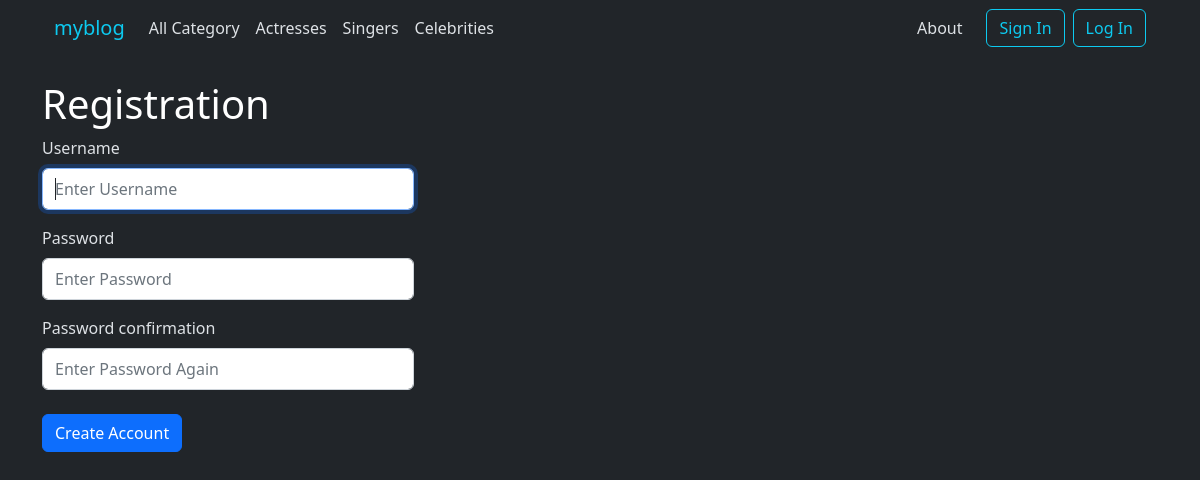
Screenshot of /register/ with the database file from the repository.
### women/models.py (models this page shows, shortened)
class Category(models.Model):
    name = models.CharField(max_length=100, db_index=True)
    slug = models.SlugField(max_length=255, unique=True, db_index=True)
    def get_absolute_url(self):
        return reverse('cat', kwargs={'cat_slug': self.slug})
    class Meta:
        ordering = ['id']

### women/views.py (the view, shortened to what this page needs)
# urls.py: path('register/', RegisterUser.as_view(), name='register'),
class RegisterUser(DataMixin, CreateView):
    form_class = RegisterUserForm
    template_name = 'women/register.html'
    success_url = reverse_lazy('login')
    def get_context_data(self, **kwargs):
        context = super().get_context_data(**kwargs)
        context['cats'] = cats
        c_def = self.get_user_context(title='Registration')
        return dict(list(context.items()) + list(c_def.items()))

### women/forms.py
class RegisterUserForm(UserCreationForm):
    username = forms.CharField(widget=forms.TextInput(attrs={
        'class': 'form-control py-2',
        'placeholder': 'Enter Username'
    }))
    password1 = forms.CharField(label=("Password"), widget=forms.PasswordInput(attrs={
        'class': 'form-control py-2',
        'placeholder': 'Enter Password'
    }))
    password2 = forms.CharField(label=("Password confirmation"), widget=forms.PasswordInput(attrs={
        'class': 'form-control py-2',
        'placeholder': 'Enter Password Again'
    }))
    class Meta:
        model = User
        fields = ('username', 'password1', 'password2')

### women/utils.py (called while the page is built)
    def get_user_context(self, **kwargs):
        context = kwargs
        cats = Category.objects.all()
        context['cats'] = cats
        return context

### women/templates/women/register.html (shortened to what this page needs)
{% extends 'women/base.html' %}
{% block content %}
<h1>{{title}}</h1>
<div class="col-lg-4">
    <form action="" method="post">
    <div class="mb-3 form_color">
        <label for="{{ form.username.id_for_label }}" class="form-label" >{{form.username.label}}</label>
        {{ form.username }}
    </div>
    <div class="mb-3 form_color">
        <label for="{{ form.password1.id_for_label }}" class="form-label" >{{form.password1.label}}</label>
        {{ form.password1 }}
    </div>
          <div class="mb-4 form_color">
        <label for="{{ form.password2.id_for_label }}" class="form-label" >{{form.password2.label}}</label>
        {{ form.password2 }}
    </div>
 <input class="btn btn-primary" type="submit" value="Create Account">
</form>
</div>
{% endblock %}

### women/templates/women/base.html (shortened to what this page needs)
{% load static %}
<!doctype html>
<html lang="en">
<head>
    <link rel="stylesheet" href="https://cdn.jsdelivr.net/npm/bootstrap@5.2.3/dist/css/bootstrap.min.css">
    <link type="text/css" href="{% static 'women/css/main.css'%}" rel="stylesheet">
</head>
<body>
<div class="container">
    {% block mainmenu %}
    <nav class="navbar navbar-expand-lg bg-body-tertiary mb-4">
        <div class="container-fluid nav_color">
            <a class="navbar-brand " href="{% url 'home' %}"><span class="text-info">myblog</span></a>
            <div class="collapse navbar-collapse" id="navbarSupportedContent">
                <ul class="navbar-nav me-auto mb-2 mb-lg-0">
                        <li class="nav-item ">
                            <a class="nav-link nav_color" href="{% url 'home' %}">All Category</a>
                        </li>
                    {% for cat in cats %}
                       <li class="nav-item">
                          <a class="nav-link nav_color" href="{{cat.get_absolute_url}}">{{cat.name}}</a>
                       </li>
                    {% endfor %}
                </ul>
                <a class="nav-link me-4 nav_color" href="{% url 'about' %}">About</a>
                {% if user.is_authenticated %}
                    <a class="btn btn-success  me-4" role="button" href="{% url 'add_page' %}">Add Post</a>
                    <a class="btn btn-outline-info me-2" role="button" href="{% url 'logout' %}">Log Out</a>
                    <div class="me-4">{{ request.user.username }}</div>
                {% else %}
                    <a class="btn btn-outline-info me-2" role="button" href="{% url 'register' %}">Sign In</a>
                    <a class="btn btn-outline-info " role="button" href="{% url 'login' %}">Log In</a>
                {% endif %}
            </div>
        </div>
    </nav>
    {% endblock mainmenu %}
    {% block content %}
    {% endblock %}
</div>
</body>
</html>

### women/static/women/css/main.css (style rules this page uses)
h1 { color: white; }
.form_color { color: #dee2e6; }
.nav_color { color: #dee2e6; }
body { background: #212529; }

### rows the page displays
Category: name "Actresses"
Category: name "Singers"
Category: name "Celebrities"

### other values shown
{{ title }} "Registration"
